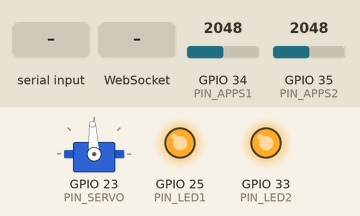
This sketch was run on a simulated ESP32. On the bench: servo, output pins drawn as LEDs (lit = HIGH). The inputs (shaded band) are chosen by the test bench; at power-on: GPIO 35 (PIN_APPS2) = 2048, GPIO 34 (PIN_APPS1) = 2048. WiFi joins after 1.5 s; servers stay silent unless stated; what the sketch prints to the serial monitor is not drawn.

Above: at 2.7 s.
2.8 s: "OVR1:1\n" received over Serial
At 3.1 s:
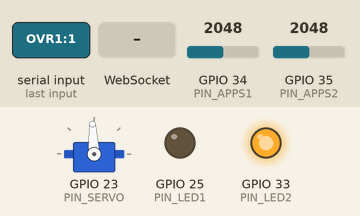
4.3 s: GPIO 35 (PIN_APPS2) set to 641
5.8 s: GPIO 35 (PIN_APPS2) set to 574
At 6.2 s:
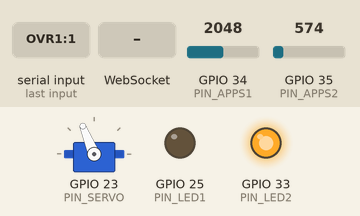
7.3 s: WebSocket text "OVR2:1" received
At 7.6 s:
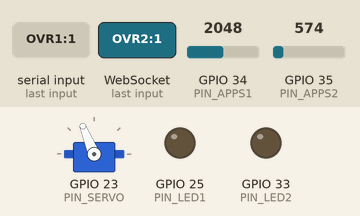
8.8 s: "OVR1:0\n" received over Serial
At 10.0 s:
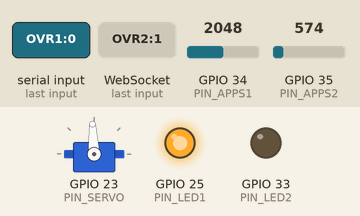
10.4 s: GPIO 34 (PIN_APPS1) set to 1072
11.9 s: GPIO 34 (PIN_APPS1) set to 962
Timing chart, 0 to 14.4 s (numbered marks = the images above; inputs shaded):
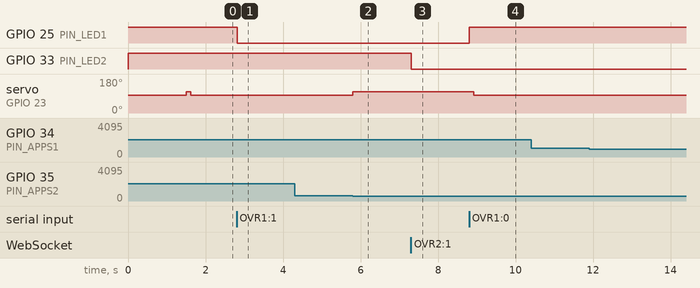

The sketch:

MotorSports.ino
```cpp
// ============================================================
// Sistema de Validacion de Plausibilidad APPS - UNAM Motorsports DAQ
// Reclutamiento - Reto 1
// ============================================================
// Requiere las librerias (Sketch > Include Library > Manage Libraries...):
//  - "ESP32Servo" de Kevin Harrington / madhephaestus
//  - "WebSockets" de Markus Sattler (Links2004)
#include <ESP32Servo.h>
#include <WiFi.h>
#include <ESPmDNS.h>
#include <WebSocketsServer.h>
// WIFI_SSID y WIFI_PASSWORD viven en wifi_credentials.h (no se sube a git,
// ver .gitignore). Si no existe ese archivo en la carpeta del sketch, copia
// wifi_credentials.example.h como wifi_credentials.h y pon tus datos ahi.
#include "wifi_credentials.h"

// ---- WiFi ----
// El ESP32 se conecta a la red WiFi existente (modo estacion), asi tu
// laptop mantiene internet y ambos quedan en la misma red. Como el router
// puede darle una IP distinta cada vez, se anuncia por mDNS con un nombre
// fijo: "esp32-apps.local" (funciona en Chrome/Edge en Windows/Mac/Linux).
const char* MDNS_HOSTNAME = "esp32-apps";   // resultado: esp32-apps.local
WebSocketsServer webSocket(81);

// ---- Pines ----
const int PIN_APPS1 = 34, PIN_APPS2 = 35;
const int PIN_SERVO = 23;   // senal PWM al servo MG90S (rotacion continua)

// LEDs verdes simples (2 patas), uno por canal: encendido = canal normal,
// apagado = ese canal esta en modo falla simulada (override activo).
const int PIN_LED1 = 25;   // estado APPS1
const int PIN_LED2 = 33;   // estado APPS2

// ---- Calibracion por canal (medida con el monitor Serial, protoboard real) ----
// Potenciometros alimentados a 5V con una resistencia en serie entre el
// riel de 5V y un extremo de cada pot (el otro extremo va directo a GND,
// el wiper directo al GPIO). Esa resistencia + el propio pot forman un
// divisor que limita el voltaje maximo del wiper por debajo de 3.3V.
// Rserie distinta por canal (6.8k en APPS1, 15k en APPS2) = asimetria
// real en el MAXIMO de cada canal.
//
// El rawMin distinto entre canales de aqui abajo es SOLO ventana de
// calibracion por software (fisicamente el pot si puede llegar a 0V en
// ambos canales) -- no hay resistencia extra en el extremo bajo. Esto
// crea asimetria en el reporte 0-100% sin tener que rearmar el cableado,
// pero OJO: a diferencia de un divisor fisico en ambos extremos, esto NO
// permite distinguir un corto real a tierra de la posicion minima normal
// del pedal (ambos leerian raw=0 -> se reportan igual). Suficiente para
// esta demo de reclutamiento, pero es una simplificacion consciente, no
// una deteccion real de corto a tierra.
struct Calib { int rawMin; int rawMax; bool invert; };
Calib CAL1 = {150, 2239, false};
Calib CAL2 = {300, 3401, false};

const float FAULT_THRESHOLD_PCT = 10.0;   // desacuerdo maximo tolerado
const unsigned long PERSIST_MS = 100;

// Servo de rotacion continua (MG90S 360): no tiene angulo, gira segun el
// ancho de pulso. ~1500us = detenido (punto muerto, puede variar segun el
// servo -- si al subir el codigo no queda quieto, ajusta SERVO_STOP_US en
// pasos de 10-20us hasta encontrar el punto muerto real de tu servo).
const int SERVO_STOP_US = 1500;
const int SERVO_RUN_US  = 1700;
Servo motorServo;

bool overrideCh1 = false, overrideCh2 = false;
unsigned long faultStart = 0;
bool faultConfirmed = false;

float toPercent(int raw, Calib c) {
  raw = constrain(raw, c.rawMin, c.rawMax);
  float pct = (raw - c.rawMin) * 100.0 / (c.rawMax - c.rawMin);
  return c.invert ? 100.0 - pct : pct;
}

// Aplica un comando de texto plano -- llega igual por Serial (cable) o
// por WebSocket (WiFi), ambos caminos usan esta misma funcion.
// OVR1:1 / OVR1:0 / OVR2:1 / OVR2:0
void applyCommand(String line) {
  line.trim();
  if (line == "OVR1:1")      { overrideCh1 = true;  digitalWrite(PIN_LED1, LOW);  }
  else if (line == "OVR1:0") { overrideCh1 = false; digitalWrite(PIN_LED1, HIGH); }
  else if (line == "OVR2:1") { overrideCh2 = true;  digitalWrite(PIN_LED2, LOW);  }
  else if (line == "OVR2:0") { overrideCh2 = false; digitalWrite(PIN_LED2, HIGH); }
}

void checkSerialCommands() {
  while (Serial.available()) {
    applyCommand(Serial.readStringUntil('\n'));
  }
}

// Comandos que llegan por WebSocket (mismo formato de texto plano que Serial).
void webSocketEvent(uint8_t clientId, WStype_t type, uint8_t *payload, size_t length) {
  if (type == WStype_TEXT) {
    applyCommand(String((char*)payload).substring(0, length));
  }
}

// Arma la linea de telemetria JSON -- se usa igual por Serial y WebSocket.
String buildTelemetryJson(int raw1, int raw2, float pct1, float pct2, unsigned long faultMs) {
  String json = "{\"t\":" + String(millis());
  json += ",\"apps1_raw\":" + String(raw1);
  json += ",\"apps2_raw\":" + String(raw2);
  json += ",\"apps1_pct\":" + String(pct1, 1);
  json += ",\"apps2_pct\":" + String(pct2, 1);
  json += ",\"fault\":" + String(faultConfirmed ? "true" : "false");
  json += ",\"fault_ms\":" + String(faultMs);
  json += ",\"override1\":" + String(overrideCh1 ? "true" : "false");
  json += ",\"override2\":" + String(overrideCh2 ? "true" : "false");
  json += "}";
  return json;
}

void setup() {
  Serial.begin(115200);
  pinMode(PIN_LED1, OUTPUT);
  pinMode(PIN_LED2, OUTPUT);
  digitalWrite(PIN_LED1, HIGH);   // arranca prendido = canal normal
  digitalWrite(PIN_LED2, HIGH);
  motorServo.attach(PIN_SERVO);
  motorServo.writeMicroseconds(SERVO_STOP_US);   // arranca detenido (fail-safe)

  WiFi.mode(WIFI_STA);
  WiFi.begin(WIFI_SSID, WIFI_PASSWORD);
  Serial.print("Conectando a WiFi");
  while (WiFi.status() != WL_CONNECTED) {
    delay(300);
    Serial.print(".");
  }
  Serial.print("\nWiFi conectado. IP: ");
  Serial.println(WiFi.localIP());

  if (MDNS.begin(MDNS_HOSTNAME)) {
    Serial.print("mDNS activo: http://");
    Serial.print(MDNS_HOSTNAME);
    Serial.println(".local");
  }

  webSocket.begin();
  webSocket.onEvent(webSocketEvent);
}

void loop() {
  webSocket.loop();
  checkSerialCommands();

  int raw1 = analogRead(PIN_APPS1);
  int raw2 = analogRead(PIN_APPS2);

  float pct1 = overrideCh1 ? 0.0 : toPercent(raw1, CAL1);
  float pct2 = overrideCh2 ? 0.0 : toPercent(raw2, CAL2);

  float delta = abs(pct1 - pct2);
  unsigned long faultMs = 0;
  if (delta > FAULT_THRESHOLD_PCT) {
    if (faultStart == 0) faultStart = millis();
    faultMs = millis() - faultStart;
    faultConfirmed = faultMs > PERSIST_MS;
  } else {
    faultStart = 0; faultMs = 0; faultConfirmed = false;
  }

  motorServo.writeMicroseconds(faultConfirmed ? SERVO_STOP_US : SERVO_RUN_US);

  String json = buildTelemetryJson(raw1, raw2, pct1, pct2, faultMs);
  Serial.println(json);
  webSocket.broadcastTXT(json);

  delay(10);   // ~100 muestras/segundo
}
```

wifi_credentials.example.h
```cpp
// Plantilla -- copia este archivo como "wifi_credentials.h" (mismo folder)
// y pon ahi tus credenciales reales. "wifi_credentials.h" esta en
// .gitignore, así que nunca se sube al repo.
#ifndef WIFI_CREDENTIALS_H
#define WIFI_CREDENTIALS_H

const char* WIFI_SSID = "TU_RED_WIFI";
const char* WIFI_PASSWORD = "TU_CONTRASENA";

#endif
```

Measured:
- the behaviour switches between 611 and 610 on GPIO 35 (PIN_APPS2) (found by bisection; images 1 and 2)
- after the input at 2.8 s, GPIO 25 (PIN_LED1): HIGH → LOW at once
- after the input at 4.3 s, every drawn part: stays the same
- after the input at 5.8 s, servo on GPIO 23 (PIN_SERVO): 93° → 112° at once
- after the input at 7.3 s, GPIO 33 (PIN_LED2): HIGH → LOW at once
- after the input at 8.8 s, GPIO 25 (PIN_LED1): LOW → HIGH at once; servo on GPIO 23 (PIN_SERVO): 112° → 93° after 0.12 s
- after the input at 10.4 s, every drawn part: stays the same
- after the input at 11.9 s, every drawn part: stays the same
